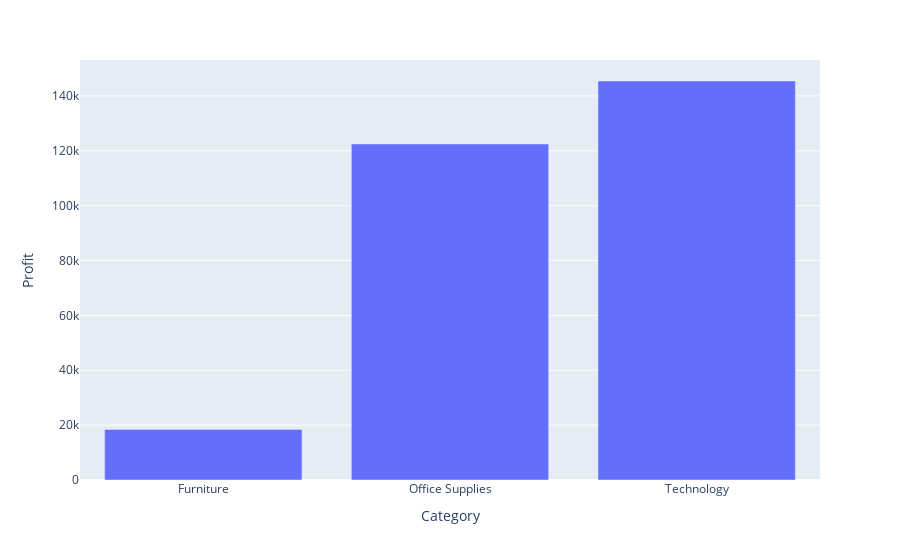

The cell this chart's notebook holds for it:
### Code cell
px.bar(profit_by_category,x = "Category",y = "Profit")

### Figure 1 — Plotly figure (JSON) as saved in the notebook; plotly's stock layout.template omitted (floating-point values rounded to 4 significant figures)
{"data": [{"alignmentgroup": "True", "hovertemplate": "Category=%{x}<br>Profit=%{y}<extra></extra>", "legendgroup": "", "marker": {"color": "#636efa", "pattern": {"shape": ""}}, "name": "", "offsetgroup": "", "orientation": "v", "showlegend": false, "textposition": "auto", "type": "bar", "x": ["Furniture", "Office Supplies", "Technology"], "xaxis": "x", "y": [18450.0, 122500.0, 145500.0], "yaxis": "y"}], "layout": {"barmode": "relative", "legend": {"tracegroupgap": 0}, "margin": {"t": 60}, "xaxis": {"anchor": "y", "domain": [0, 1], "title": {"text": "Category"}}, "yaxis": {"anchor": "x", "domain": [0, 1], "title": {"text": "Profit"}}}}
